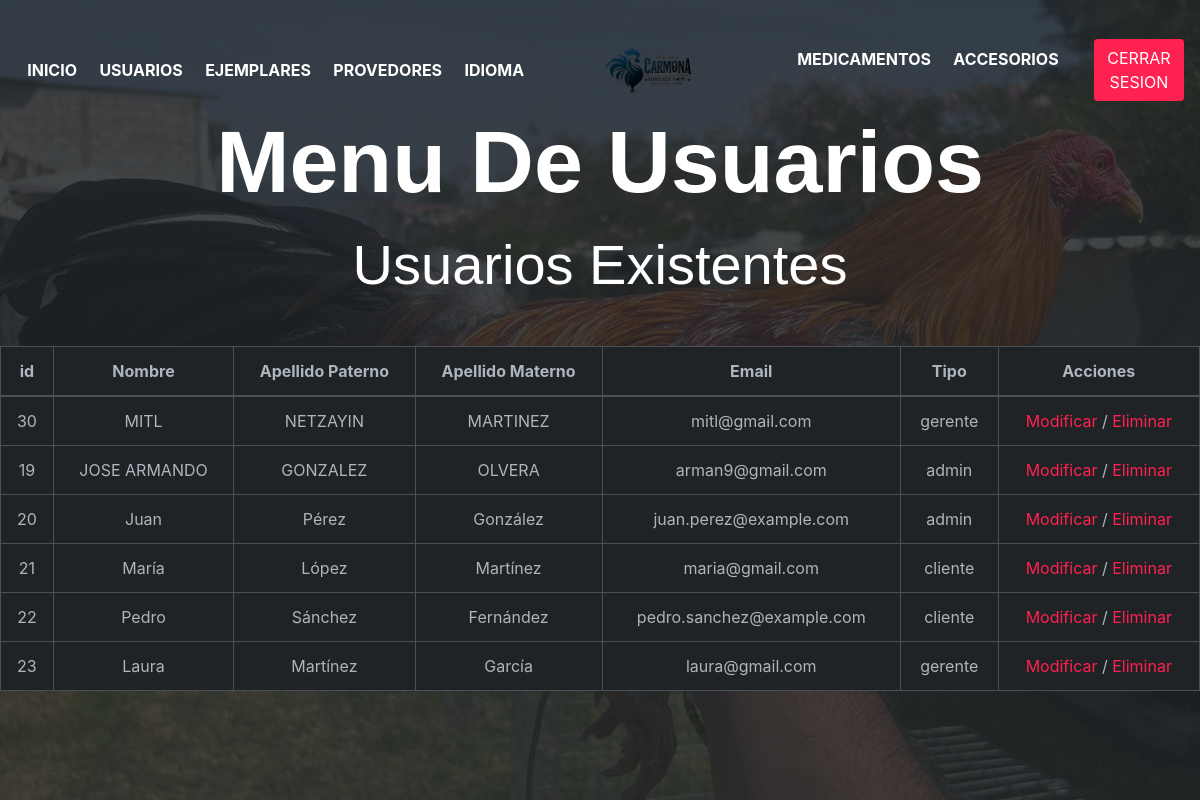
/ger_usuarios.php (signed in), run on the app's committed database.
### tables this page shows
CREATE TABLE IF NOT EXISTS `usuarios` (
  `id_usuario` int NOT NULL AUTO_INCREMENT,
  `usu_email` varchar(64) DEFAULT NULL,
  `usu_password` varchar(128) DEFAULT NULL,
  `usu_tipo` varchar(64) DEFAULT NULL,
  `usu_ap_pat` varchar(64) DEFAULT NULL,
  `usu_ap_mat` varchar(64) DEFAULT NULL,
  `usu_nom` varchar(64) DEFAULT NULL,
  PRIMARY KEY (`id_usuario`)
);

### php/conexion.php (called while the page is built, shortened)
<?php
function db_query($query) {
    $db_host = 'localhost';
    $db_user = 'root';
    $db_password = 'sistemas';
    $db_name = 'iniciosesion';
    $db_port = '3306';
    $connection =mysqli_connect($db_host,$db_user,$db_password,$db_name,$db_port);
    $result = mysqli_query($connection,$query);
    return $result;
}
function select($tbl_name){
    $sql = "SELECT * FROM $tbl_name";
    $db=db_query($sql);
    return $db;
}
?>

### ger_usuarios.php (the view, shortened to what this page needs)
<!DOCTYPE html>
<html lang="en">
<head>
    <link rel="stylesheet" href="https://cdnjs.cloudflare.com/ajax/libs/font-awesome/6.3.0/css/all.min.css"
 />
    <link rel="stylesheet" href="vendors/themify-icons/css/themify-icons.css">
    <link rel="stylesheet" href="vendors/animate/animate.css">
	<link rel="stylesheet" href="css/foodhut.css">
    <link rel="stylesheet" href="css/estylos_menu.css">
    <?php include("php/conexion.php"); ?>
</head>
<body data-spy="scroll" data-target=".navbar" data-offset="40" id="home">
    <nav class="custom-navbar navbar navbar-expand-lg navbar-dark fixed-top" data-spy="affix" data-offset-top="10">
        <div class="collapse navbar-collapse" id="navbarSupportedContent">
            <ul class="navbar-nav">
                <li class="nav-item">
                    <a class="nav-link" href="ger_index.php">INICIO</a>
                </li>
                <li class="nav-item">
                    <a class="nav-link" href="ger_usuarios.php">USUARIOS</a>
                </li>
                <li class="nav-item">
                    <a class="nav-link" href="ger_gallo.php">EJEMPLARES</a>
                </li>
                <li class="nav-item">
                    <a class="nav-link" href="ger_proveedor.php">PROVEDORES</a>
                </li>
                <li class="nav-item">
                    <a class="nav-link" href="ger_usuarios-In.php">IDIOMA</a>
                </li>
            </ul>
            <a class="navbar-brand m-auto" href="#">
                <img src="imgs/logos.png" class="brand-img" alt="">
            </a>
            <ul class="navbar-nav">
                <li class="nav-item">
                    <a class="nav-link" href="#blog"><span class="sr-only">(current)</span></a>
                </li>
                <li class="nav-item">
                    <a class="nav-link" href="#testmonial">MEDICAMENTOS</a>
                </li>
                <li class="nav-item">
                    <a class="nav-link" href="#contact">ACCESORIOS</a>
                </li>
                <li class="nav-item">
                    <a href="logout.php" class="btn btn-primary ml-xl-4">CERRAR SESION</a>
                </li>
            </ul>
        </div>
    </nav>
    <header id="home" class="header">
        <div class="overlay text-white text-center">
        <h1 class="display-2 font-weight-bold my-3">Menu De Usuarios</h1>
            <h2 class="display-4 mb-5">Usuarios Existentes </h2>
            <div id="about" class="container-fluid wow fadeIn" id="about"data-wow-duration="1.5s">
        <div class="row">
             <?php
            $result = select("usuarios");
            ?>
      <table class="table table-bordered">
         <thead>
            <tr>
               <th scope="col">id</th>
               <th scope="col">Nombre</th>
               <th scope="col">Apellido Paterno</th>
               <th scope="col">Apellido Materno</th>
               <th scope="col">Email</th>
               <th scope="col">Tipo</th>
               <th scope="col">Acciones</th>
            </tr>
         </thead>
         <?php
          if (mysqli_num_rows($result) > 0) {
            while ($row = mysqli_fetch_object($result)) {
                      ?>
              <tr>
                <td><?php echo $row->id_usuario; ?></td>
                <td><?php echo $row->usu_nom; ?></td>
                <td><?php echo $row->usu_ap_pat; ?></td>
                <td><?php echo $row->usu_ap_mat; ?></td>
                <td><?php echo $row->usu_email; ?></td>
                <td><?php echo $row->usu_tipo; ?></td>
                <td>
                  <a href="adm_usuario_modificar.php?id=<?php echo $row->id_usuario; ?>" class="button">Modificar</a> /
                  <a href="adm_usuario_eliminar.php?id=<?php echo $row->id_usuario; ?>" onclick="return confirmarEliminacion()" class="buttonDelete">Eliminar</a>
                </td>
              </tr>
           <?php
            }
          } else {
            echo "no hay ningun registro";
          }
          ?>
         </table>
         </div>
</div>
    </header>
</body>
</html>

### data on the page
usuarios: id_usuario "30", usu_nom "MITL", usu_ap_pat "NETZAYIN", usu_ap_mat "MARTINEZ", usu_email "mitl@gmail.com", usu_tipo "gerente"
usuarios: id_usuario "19", usu_nom "JOSE ARMANDO", usu_ap_pat "GONZALEZ", usu_ap_mat "OLVERA", usu_email "arman9@gmail.com", usu_tipo "admin"
usuarios: id_usuario "20", usu_nom "Juan", usu_ap_pat "Pérez", usu_ap_mat "González", usu_email "juan.perez@example.com", usu_tipo "admin"
usuarios: id_usuario "21", usu_nom "María", usu_ap_pat "López", usu_ap_mat "Martínez", usu_email "maria@gmail.com", usu_tipo "cliente"
usuarios: id_usuario "22", usu_nom "Pedro", usu_ap_pat "Sánchez", usu_ap_mat "Fernández", usu_email "pedro.sanchez@example.com", usu_tipo "cliente"
usuarios: id_usuario "23", usu_nom "Laura", usu_ap_pat "Martínez", usu_ap_mat "García", usu_email "laura@gmail.com", usu_tipo "gerente"
